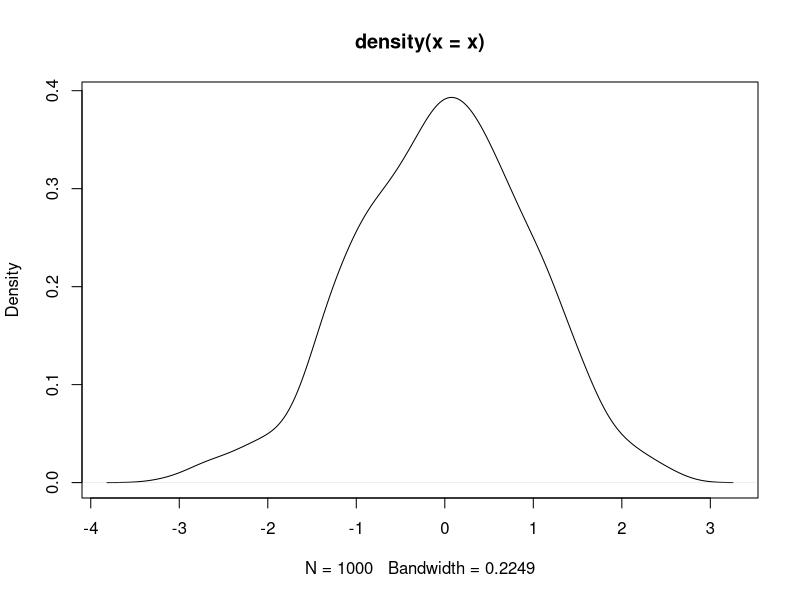
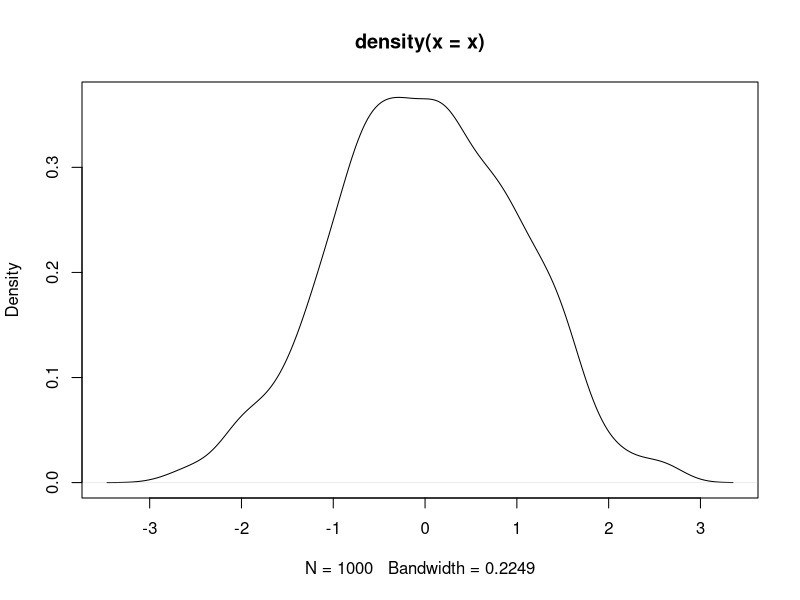
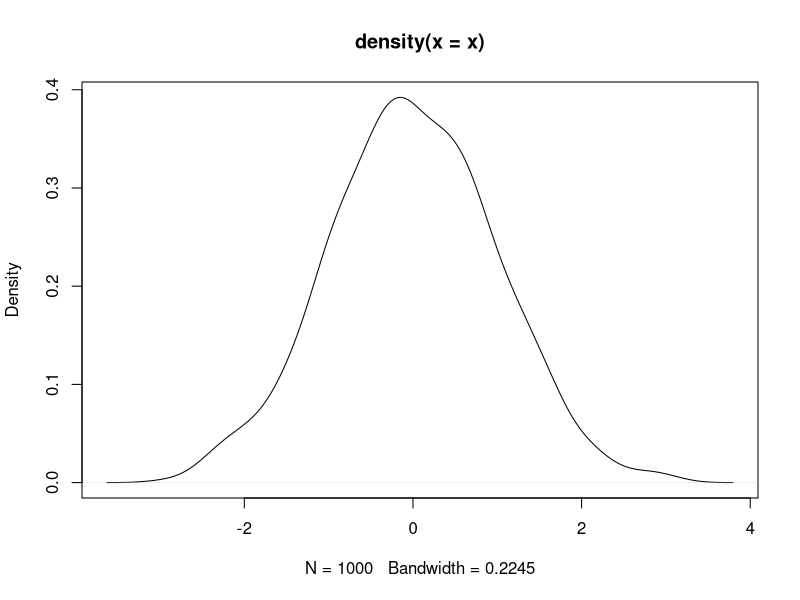

The R script that drew these images, in order:
## ---- chunk 1
knitr::opts_chunk$set(echo = TRUE, fig.align = "center", fig.path = "../figure/")
## ---- chunk 2
x <- 3 * 4
## ---- chunk 3
x <- rnorm(1000)
head(x)
## ---- chunk 4
plot(density(x))
## ---- chunk 5
x <- rnorm(1000)
head(x)
## ---- chunk 6
plot(density(x))
## ---- chunk 7
x <- rnorm(1000)
head(x)
## ---- chunk 8
plot(density(x))
